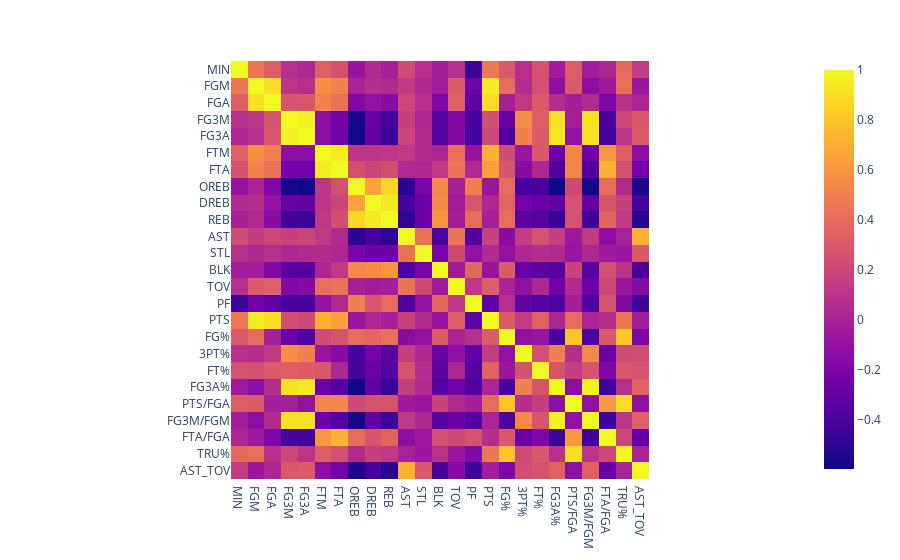

The cell this chart's notebook holds for it:
### Code cell
data_per_min = rs_df.groupby(['PLAYER','PLAYER_ID','Year'])[total_cols].sum().reset_index()

for col in data_per_min.columns[4:]:
    data_per_min[col] = data_per_min[col]/data_per_min['MIN']

data_per_min['FG%'] = data_per_min['FGM']/data_per_min['FGA']
data_per_min['3PT%'] = data_per_min['FG3M']/data_per_min['FG3A']
data_per_min['FT%'] = data_per_min['FTM']/data_per_min['FTA']
data_per_min['FG3A%'] = data_per_min['FG3A']/data_per_min['FGA']
data_per_min['PTS/FGA'] = data_per_min['PTS']/data_per_min['FGA']
data_per_min['FG3M/FGM'] = data_per_min['FG3M']/data_per_min['FGM']
data_per_min['FTA/FGA'] = data_per_min['FTA']/data_per_min['FGA']
data_per_min['TRU%'] = 0.5*data_per_min['PTS']/(data_per_min['FGA']+0.475*data_per_min['FTA'])
data_per_min['AST_TOV'] = data_per_min['AST']/data_per_min['TOV']

data_per_min = data_per_min[data_per_min['MIN']>=50]
data_per_min.drop(columns='PLAYER_ID', inplace=True)

fig = px.imshow(data_per_min.corr(numeric_only = True))

fig.show()

### Figure 1 — Plotly figure (JSON) as saved in the notebook; plotly's stock layout.template omitted (floating-point values rounded to 4 significant figures; data arrays with more than 128 entries replaced by an {"elided": "..."} marker saying what was removed)
{"data": [{"coloraxis": "coloraxis", "hovertemplate": "x: %{x}<br>y: %{y}<br>color: %{z}<extra></extra>", "name": "0", "type": "heatmap", "x": ["MIN", "FGM", "FGA", "FG3M", "FG3A", "FTM", "FTA", "OREB", "DREB", "REB", "AST", "STL", "BLK", "TOV", "PF", "PTS", "FG%", "3PT%", "FT%", "FG3A%", "PTS/FGA", "FG3M/FGM", "FTA/FGA", "TRU%", "AST_TOV"], "xaxis": "x", "y": ["MIN", "FGM", "FGA", "FG3M", "FG3A", "FTM", "FTA", "OREB", "DREB", "REB", "AST", "STL", "BLK", "TOV", "PF", "PTS", "FG%", "3PT%", "FT%", "FG3A%", "PTS/FGA", "FG3M/FGM", "FTA/FGA", "TRU%", "AST_TOV"], "yaxis": "y", "z": {"elided": "25x25 float values"}}], "layout": {"coloraxis": {"colorscale": [[0, "#0d0887"], [0.1111, "#46039f"], [0.2222, "#7201a8"], [0.3333, "#9c179e"], [0.4444, "#bd3786"], [0.5556, "#d8576b"], [0.6667, "#ed7953"], [0.7778, "#fb9f3a"], [0.8889, "#fdca26"], [1, "#f0f921"]]}, "margin": {"t": 60}, "xaxis": {"anchor": "y", "constrain": "domain", "domain": [0, 1], "scaleanchor": "y"}, "yaxis": {"anchor": "x", "autorange": "reversed", "constrain": "domain", "domain": [0, 1]}}}
